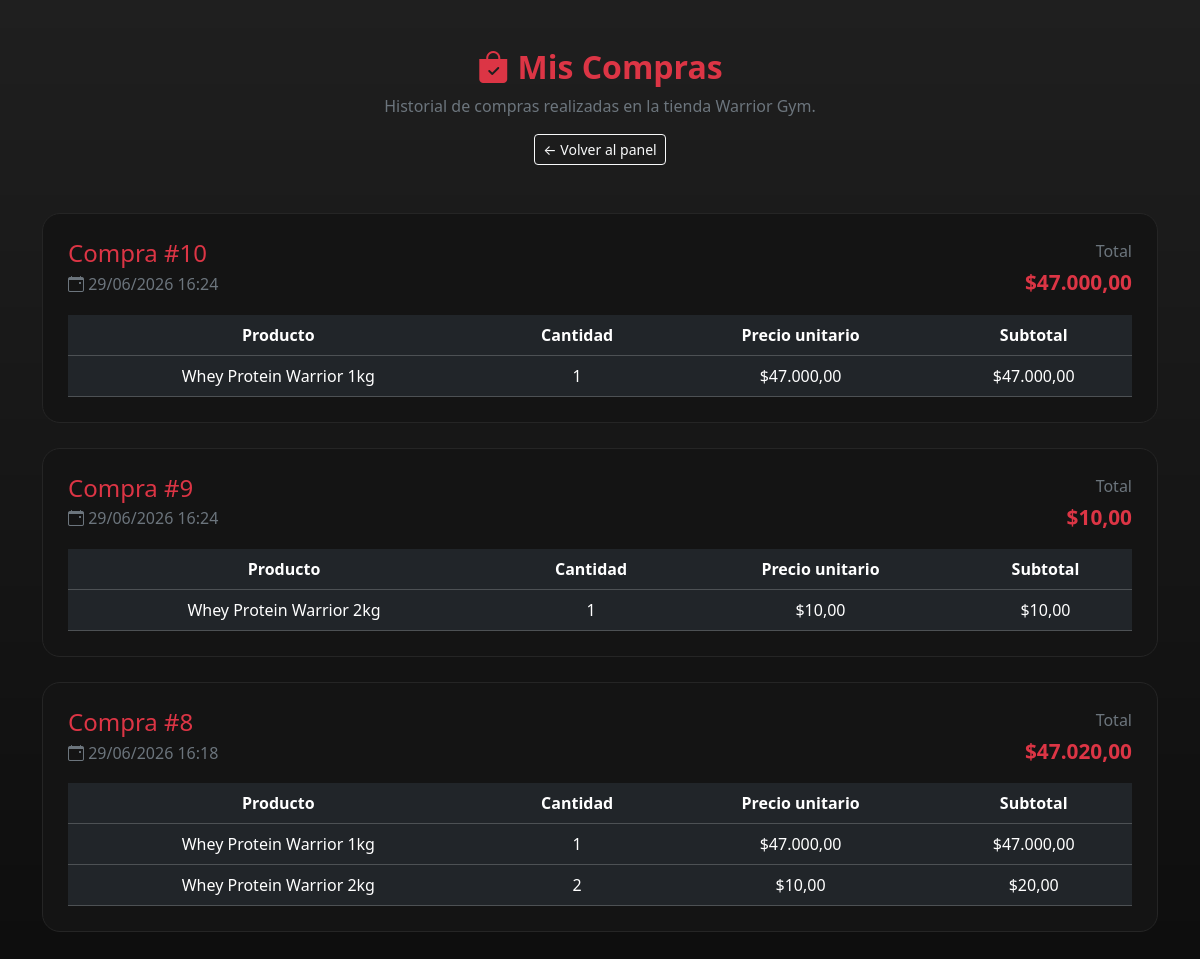
Page /clientes_mis_compras.php (signed in) on the earlier database version.
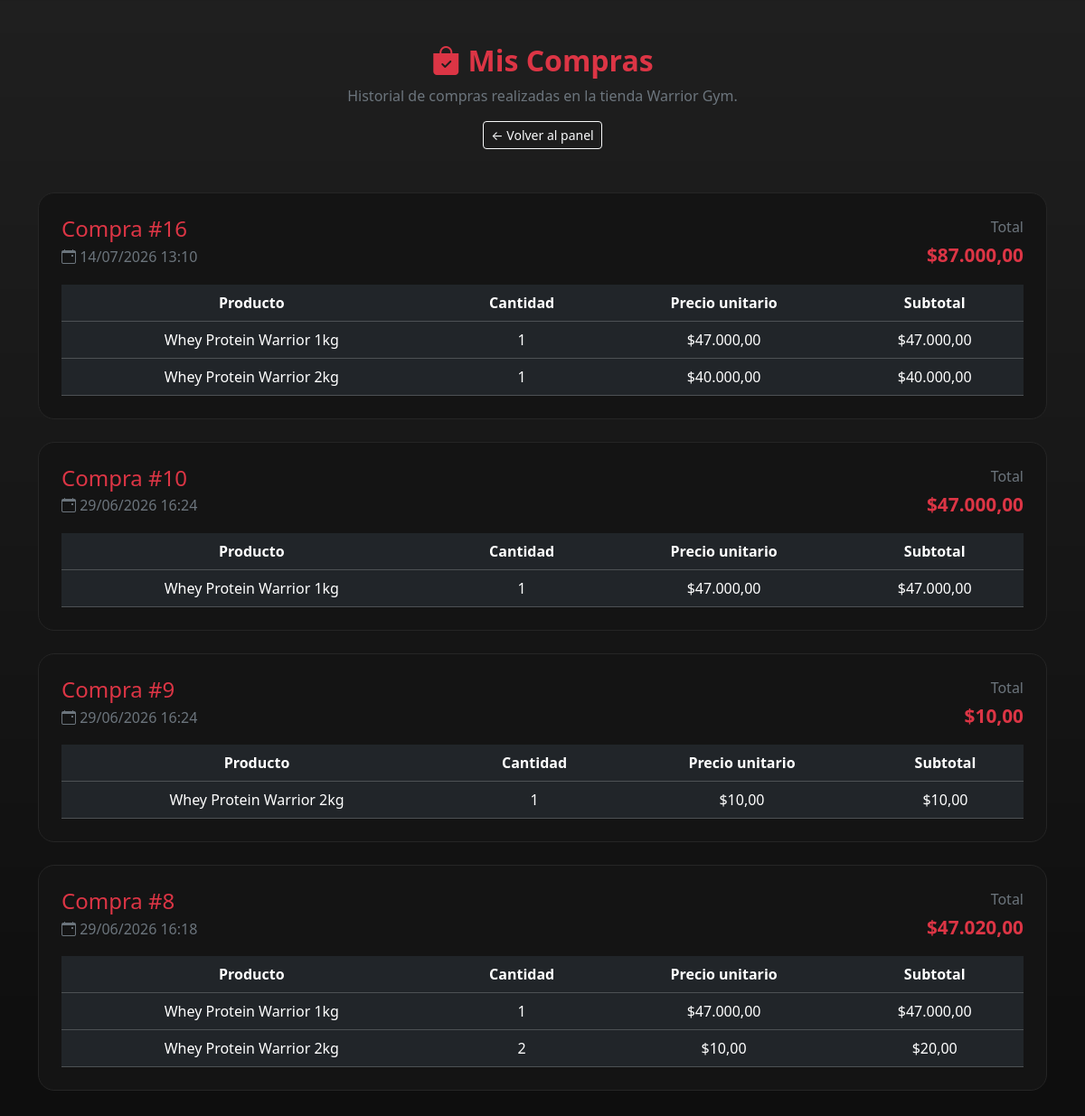
Same page on the later database version.
### tables this page shows
CREATE TABLE `ventas` (
  `id_venta` int(11) NOT NULL AUTO_INCREMENT,
  `id_usuario` int(11) NOT NULL,
  `fecha` datetime DEFAULT current_timestamp(),
  `total` decimal(10,2) NOT NULL DEFAULT 0.00,
  PRIMARY KEY (`id_venta`),
  KEY `id_usuario` (`id_usuario`),
  CONSTRAINT `ventas_ibfk_1` FOREIGN KEY (`id_usuario`) REFERENCES `usuarios` (`id_usuario`)
);

CREATE TABLE `detalle_ventas` (
  `id_detalle` int(11) NOT NULL AUTO_INCREMENT,
  `id_venta` int(11) NOT NULL,
  `id_producto` int(11) NOT NULL,
  `cantidad` int(11) NOT NULL,
  `precio_unitario` decimal(10,2) NOT NULL,
  PRIMARY KEY (`id_detalle`),
  KEY `id_venta` (`id_venta`),
  KEY `id_producto` (`id_producto`),
  CONSTRAINT `detalle_ventas_ibfk_1` FOREIGN KEY (`id_venta`) REFERENCES `ventas` (`id_venta`),
  CONSTRAINT `detalle_ventas_ibfk_2` FOREIGN KEY (`id_producto`) REFERENCES `productos` (`id_producto`)
);

CREATE TABLE `productos` (
  `id_producto` int(11) NOT NULL AUTO_INCREMENT,
  `nombre` varchar(100) NOT NULL,
  `descripcion` varchar(200) DEFAULT NULL,
  `precio` decimal(10,2) NOT NULL,
  `stock` int(11) NOT NULL,
  PRIMARY KEY (`id_producto`),
  UNIQUE KEY `nombre` (`nombre`),
  CONSTRAINT `CONSTRAINT_1` CHECK (`precio` > 0),
  CONSTRAINT `CONSTRAINT_2` CHECK (`stock` >= 0)
);

### clientes_mis_compras.php (the view, shortened to what this page needs)
<?php
include(__DIR__ . "/php/conexion.php");
$id_usuario = intval($_SESSION['id_usuario']);
function formatoPrecio($precio) {
    return "$" . number_format($precio, 2, ",", ".");
}
function formatoFecha($fecha) {
    return date("d/m/Y H:i", strtotime($fecha));
}
$sqlVentas = "SELECT id_venta, fecha, total
              FROM ventas
              WHERE id_usuario = ?
              ORDER BY id_venta DESC";
$stmtVentas = mysqli_prepare($conexion, $sqlVentas);
mysqli_stmt_bind_param($stmtVentas, "i", $id_usuario);
mysqli_stmt_execute($stmtVentas);
$resultadoVentas = mysqli_stmt_get_result($stmtVentas);
?>
<!DOCTYPE html>
<html lang="es">
<head>
<link href="https://cdn.jsdelivr.net/npm/bootstrap@5.3.7/dist/css/bootstrap.min.css" rel="stylesheet">
<link rel="stylesheet" href="https://cdn.jsdelivr.net/npm/bootstrap-icons@1.13.1/font/bootstrap-icons.min.css">
</head>
<body>
<div class="container py-5">
    <div class="text-center mb-5">
        <h2 class="page-title">
            <i class="bi bi-bag-check-fill"></i> Mis Compras
        </h2>
        <p class="text-secondary">
            Historial de compras realizadas en la tienda Warrior Gym.
        </p>
        <a href="dashboard_usuario.php" class="btn btn-outline-light btn-sm">
            ← Volver al panel
        </a>
    </div>
    <?php if ($resultadoVentas && mysqli_num_rows($resultadoVentas) > 0): ?>
        <?php while ($venta = mysqli_fetch_assoc($resultadoVentas)): ?>
            <div class="compra-card">
                <div class="d-flex justify-content-between flex-wrap mb-3">
                    <div>
                        <h4 class="text-danger mb-1">
                            Compra #<?= $venta['id_venta'] ?>
                        </h4>
                        <p class="text-secondary mb-0">
                            <i class="bi bi-calendar-event"></i>
                            <?= formatoFecha($venta['fecha']) ?>
                        </p>
                    </div>
                    <div class="text-end">
                        <p class="mb-1 text-secondary">Total</p>
                        <div class="total">
                            <?= formatoPrecio($venta['total']) ?>
                        </div>
                    </div>
                </div>
                <?php
                $id_venta = intval($venta['id_venta']);
                $sqlDetalle = "SELECT
                                    d.cantidad,
                                    d.precio_unitario,
                                    p.nombre AS producto
                               FROM detalle_ventas d
                               INNER JOIN productos p ON d.id_producto = p.id_producto
                               WHERE d.id_venta = ?";
                $stmtDetalle = mysqli_prepare($conexion, $sqlDetalle);
                mysqli_stmt_bind_param($stmtDetalle, "i", $id_venta);
                mysqli_stmt_execute($stmtDetalle);
                $resultadoDetalle = mysqli_stmt_get_result($stmtDetalle);
                ?>
                <?php if ($resultadoDetalle && mysqli_num_rows($resultadoDetalle) > 0): ?>
                    <div class="table-responsive">
                        <table class="table table-dark table-hover align-middle text-center mb-0">
                            <thead>
                                <tr>
                                    <th>Producto</th>
                                    <th>Cantidad</th>
                                    <th>Precio unitario</th>
                                    <th>Subtotal</th>
                                </tr>
                            </thead>
                            <tbody>
                                <?php while ($detalle = mysqli_fetch_assoc($resultadoDetalle)): ?>
                                    <?php
                                    $subtotal = $detalle['cantidad'] * $detalle['precio_unitario'];
                                    ?>
                                    <tr>
                                        <td><?= htmlspecialchars($detalle['producto']) ?></td>
                                        <td><?= $detalle['cantidad'] ?></td>
                                        <td><?= formatoPrecio($detalle['precio_unitario']) ?></td>
                                        <td><?= formatoPrecio($subtotal) ?></td>
                                    </tr>
                                <?php endwhile; ?>
                            </tbody>
                        </table>
                    </div>
                <?php else: ?>
                    <div class="alert alert-warning mb-0">
                        Esta compra no tiene detalle cargado.
                    </div>
                <?php endif; ?>
            </div>
        <?php endwhile; ?>
    <?php endif; ?>
</div>
</body>
</html>

Differences in the rows shown:
added ventas: id_venta "16", fecha "14/07/2026 13:10", total "$87.000,00"
added detalle_ventas: id_producto.nombre "Whey Protein Warrior 1kg", cantidad "1", precio_unitario "$47.000,00", formatoPrecio($subtotal) "$47.000,00", shown under "16"
added detalle_ventas: id_producto.nombre "Whey Protein Warrior 2kg", cantidad "1", precio_unitario "$40.000,00", formatoPrecio($subtotal) "$40.000,00", shown under "16"
